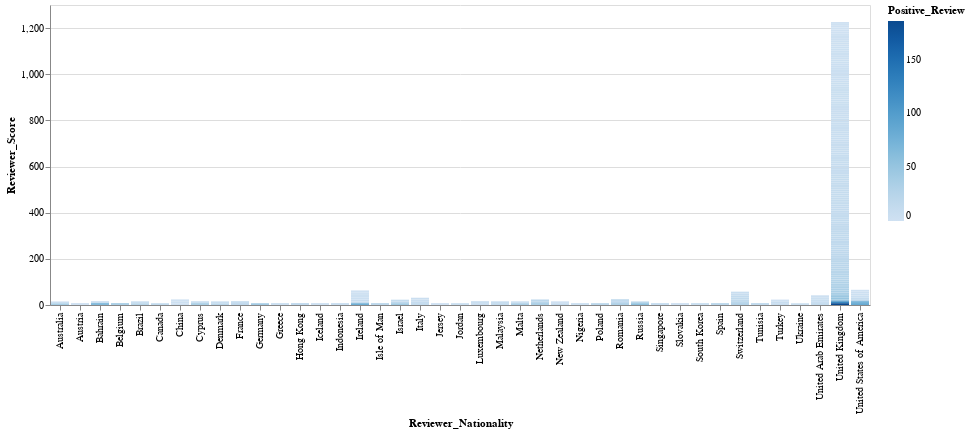

This figure's notebook cell:
### Code cell
alt.Chart(df).mark_bar().encode(
    x='Reviewer_Nationality',
    y='Reviewer_Score',
    color='Positive_Review')

### Figure 1 — Vega-Lite specification as saved in the notebook (floating-point values rounded to 4 significant figures; data arrays with more than 128 entries replaced by an {"elided": "..."} marker saying what was removed)
{"config": {"view": {"continuousWidth": 400, "continuousHeight": 300}}, "data": {"name": "data-e30e62c885cd365d2d65e3d9bd7763b4"}, "mark": "bar", "encoding": {"color": {"type": "quantitative", "field": "Positive_Review"}, "x": {"type": "nominal", "field": "Reviewer_Nationality"}, "y": {"type": "quantitative", "field": "Reviewer_Score"}}, "$schema": "https://vega.github.io/schema/vega-lite/v4.8.1.json", "datasets": {"data-e30e62c885cd365d2d65e3d9bd7763b4": {"elided": "239 records"}}}
